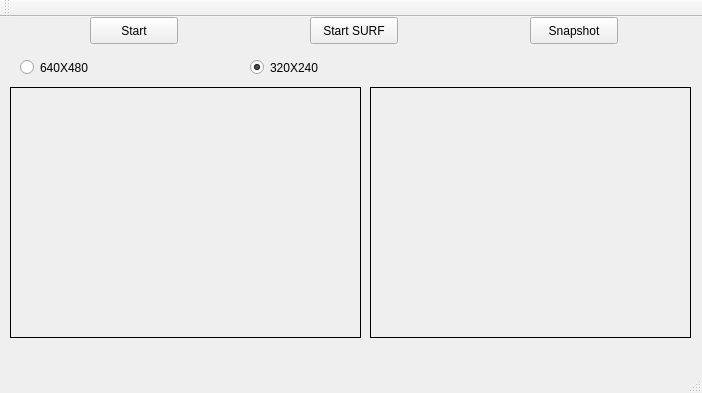
<?xml version="1.0" encoding="UTF-8"?>
<ui version="4.0">
 <class>surf_detection</class>
 <widget class="QMainWindow" name="surf_detection">
  <property name="geometry">
   <rect>
    <x>0</x>
    <y>0</y>
    <width>702</width>
    <height>393</height>
   </rect>
  </property>
  <property name="windowTitle">
   <string>surf_detection</string>
  </property>
  <widget class="QWidget" name="centralWidget">
   <widget class="QPushButton" name="pushButton">
    <property name="geometry">
     <rect>
      <x>90</x>
      <y>0</y>
      <width>88</width>
      <height>27</height>
     </rect>
    </property>
    <property name="text">
     <string>Start</string>
    </property>
   </widget>
   <widget class="QPushButton" name="pushButton_2">
    <property name="geometry">
     <rect>
      <x>310</x>
      <y>0</y>
      <width>88</width>
      <height>27</height>
     </rect>
    </property>
    <property name="text">
     <string>Start SURF</string>
    </property>
   </widget>
   <widget class="QPushButton" name="pushButton_3">
    <property name="geometry">
     <rect>
      <x>530</x>
      <y>0</y>
      <width>88</width>
      <height>27</height>
     </rect>
    </property>
    <property name="text">
     <string>Snapshot</string>
    </property>
   </widget>
   <widget class="QLabel" name="label">
    <property name="geometry">
     <rect>
      <x>10</x>
      <y>70</y>
      <width>351</width>
      <height>251</height>
     </rect>
    </property>
    <property name="frameShape">
     <enum>QFrame::Box</enum>
    </property>
    <property name="text">
     <string/>
    </property>
   </widget>
   <widget class="QLabel" name="label_2">
    <property name="geometry">
     <rect>
      <x>370</x>
      <y>70</y>
      <width>321</width>
      <height>251</height>
     </rect>
    </property>
    <property name="mouseTracking">
     <bool>true</bool>
    </property>
    <property name="frameShape">
     <enum>QFrame::Box</enum>
    </property>
    <property name="text">
     <string/>
    </property>
   </widget>
   <widget class="QRadioButton" name="radioButton">
    <property name="geometry">
     <rect>
      <x>20</x>
      <y>40</y>
      <width>104</width>
      <height>21</height>
     </rect>
    </property>
    <property name="text">
     <string>640X480</string>
    </property>
   </widget>
   <widget class="QRadioButton" name="radioButton_2">
    <property name="geometry">
     <rect>
      <x>250</x>
      <y>40</y>
      <width>104</width>
      <height>21</height>
     </rect>
    </property>
    <property name="text">
     <string>320X240</string>
    </property>
    <property name="checked">
     <bool>true</bool>
    </property>
   </widget>
  </widget>
  <widget class="QMenuBar" name="menuBar">
   <property name="geometry">
    <rect>
     <x>0</x>
     <y>0</y>
     <width>702</width>
     <height>24</height>
    </rect>
   </property>
  </widget>
  <widget class="QToolBar" name="mainToolBar">
   <attribute name="toolBarArea">
    <enum>TopToolBarArea</enum>
   </attribute>
   <attribute name="toolBarBreak">
    <bool>false</bool>
   </attribute>
  </widget>
  <widget class="QStatusBar" name="statusBar"/>
 </widget>
 <layoutdefault spacing="6" margin="11"/>
 <resources/>
 <connections>
  <connection>
   <sender>pushButton</sender>
   <signal>clicked()</signal>
   <receiver>surf_detection</receiver>
   <slot>Start()</slot>
   <hints>
    <hint type="sourcelabel">
     <x>77</x>
     <y>47</y>
    </hint>
    <hint type="destinationlabel">
     <x>108</x>
     <y>57</y>
    </hint>
   </hints>
  </connection>
  <connection>
   <sender>pushButton_3</sender>
   <signal>clicked()</signal>
   <receiver>surf_detection</receiver>
   <slot>_snapshot()</slot>
   <hints>
    <hint type="sourcelabel">
     <x>381</x>
     <y>56</y>
    </hint>
    <hint type="destinationlabel">
     <x>350</x>
     <y>76</y>
    </hint>
   </hints>
  </connection>
  <connection>
   <sender>pushButton_2</sender>
   <signal>clicked()</signal>
   <receiver>surf_detection</receiver>
   <slot>start_detection()</slot>
   <hints>
    <hint type="sourcelabel">
     <x>198</x>
     <y>51</y>
    </hint>
    <hint type="destinationlabel">
     <x>223</x>
     <y>76</y>
    </hint>
   </hints>
  </connection>
 </connections>
 <slots>
  <slot>Start()</slot>
  <slot>_snapshot()</slot>
  <slot>start_detection()</slot>
 </slots>
</ui>
